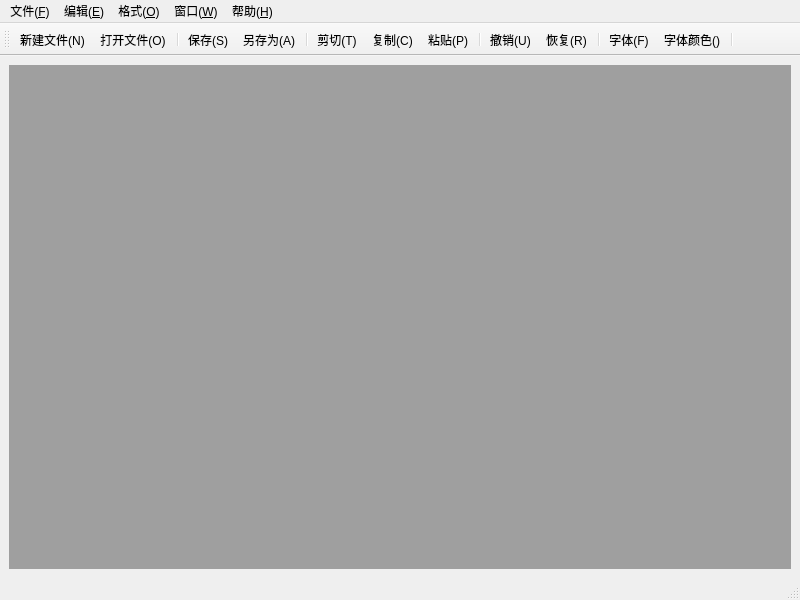
<?xml version="1.0" encoding="UTF-8"?>
<ui version="4.0">
 <class>MainWindow</class>
 <widget class="QMainWindow" name="MainWindow">
  <property name="geometry">
   <rect>
    <x>0</x>
    <y>0</y>
    <width>800</width>
    <height>600</height>
   </rect>
  </property>
  <property name="windowTitle">
   <string>MainWindow</string>
  </property>
  <widget class="QWidget" name="centralwidget">
   <layout class="QGridLayout" name="gridLayout">
    <item row="0" column="0">
     <widget class="QMdiArea" name="mdiArea"/>
    </item>
   </layout>
  </widget>
  <widget class="QMenuBar" name="menubar">
   <property name="geometry">
    <rect>
     <x>0</x>
     <y>0</y>
     <width>800</width>
     <height>26</height>
    </rect>
   </property>
   <widget class="QMenu" name="menu_F">
    <property name="title">
     <string>文件(&amp;F)</string>
    </property>
    <addaction name="actionNew"/>
    <addaction name="actionOpen"/>
    <addaction name="actionPrint"/>
    <addaction name="actionPrintPreview"/>
    <addaction name="actionCreatePDF"/>
    <addaction name="separator"/>
    <addaction name="actionSave"/>
    <addaction name="actionSaveAs"/>
    <addaction name="separator"/>
    <addaction name="actionExit"/>
   </widget>
   <widget class="QMenu" name="menu_E">
    <property name="title">
     <string>编辑(&amp;E)</string>
    </property>
    <addaction name="actionUndo"/>
    <addaction name="actionRedo"/>
    <addaction name="separator"/>
    <addaction name="actionCut"/>
    <addaction name="actionCopy"/>
    <addaction name="actionPaste"/>
    <addaction name="separator"/>
    <addaction name="actionFind"/>
    <addaction name="actionReplace"/>
   </widget>
   <widget class="QMenu" name="menu_W">
    <property name="title">
     <string>窗口(&amp;W)</string>
    </property>
    <addaction name="actionClose"/>
    <addaction name="actionCloseAll"/>
    <addaction name="separator"/>
    <addaction name="actionTile"/>
    <addaction name="actionCascade"/>
    <addaction name="separator"/>
    <addaction name="actionNext"/>
    <addaction name="actionPrevious"/>
   </widget>
   <widget class="QMenu" name="menu_H">
    <property name="title">
     <string>帮助(&amp;H)</string>
    </property>
    <addaction name="actionAbout"/>
    <addaction name="actionAboutQt"/>
   </widget>
   <widget class="QMenu" name="menu_O">
    <property name="title">
     <string>格式(&amp;O)</string>
    </property>
    <addaction name="actionFont"/>
    <addaction name="actionFontColor"/>
   </widget>
   <addaction name="menu_F"/>
   <addaction name="menu_E"/>
   <addaction name="menu_O"/>
   <addaction name="menu_W"/>
   <addaction name="menu_H"/>
  </widget>
  <widget class="QStatusBar" name="statusbar"/>
  <widget class="QToolBar" name="toolBar">
   <property name="windowTitle">
    <string>toolBar</string>
   </property>
   <attribute name="toolBarArea">
    <enum>TopToolBarArea</enum>
   </attribute>
   <attribute name="toolBarBreak">
    <bool>false</bool>
   </attribute>
   <addaction name="actionNew"/>
   <addaction name="actionOpen"/>
   <addaction name="separator"/>
   <addaction name="actionSave"/>
   <addaction name="actionSaveAs"/>
   <addaction name="separator"/>
   <addaction name="actionCut"/>
   <addaction name="actionCopy"/>
   <addaction name="actionPaste"/>
   <addaction name="separator"/>
   <addaction name="actionUndo"/>
   <addaction name="actionRedo"/>
   <addaction name="separator"/>
   <addaction name="actionFont"/>
   <addaction name="actionFontColor"/>
   <addaction name="separator"/>
  </widget>
  <action name="actionNew">
   <property name="icon">
    <iconset resource="myimages.qrc">
     <normaloff>:/image/images/new.png</normaloff>:/image/images/new.png</iconset>
   </property>
   <property name="text">
    <string>新建文件(&amp;N)</string>
   </property>
   <property name="shortcut">
    <string>Ctrl+N</string>
   </property>
  </action>
  <action name="actionOpen">
   <property name="icon">
    <iconset resource="myimages.qrc">
     <normaloff>:/image/images/open.png</normaloff>:/image/images/open.png</iconset>
   </property>
   <property name="text">
    <string>打开文件(&amp;O)...</string>
   </property>
   <property name="shortcut">
    <string>Ctrl+O</string>
   </property>
  </action>
  <action name="actionSave">
   <property name="icon">
    <iconset resource="myimages.qrc">
     <normaloff>:/image/images/save.png</normaloff>:/image/images/save.png</iconset>
   </property>
   <property name="text">
    <string>保存(&amp;S)</string>
   </property>
   <property name="shortcut">
    <string>Ctrl+S</string>
   </property>
  </action>
  <action name="actionSaveAs">
   <property name="icon">
    <iconset resource="myimages.qrc">
     <normaloff>:/image/images/saveAs.png</normaloff>:/image/images/saveAs.png</iconset>
   </property>
   <property name="text">
    <string>另存为(&amp;A)...</string>
   </property>
  </action>
  <action name="actionExit">
   <property name="icon">
    <iconset resource="myimages.qrc">
     <normaloff>:/image/images/exit.png</normaloff>:/image/images/exit.png</iconset>
   </property>
   <property name="text">
    <string>退出(&amp;X)</string>
   </property>
  </action>
  <action name="actionUndo">
   <property name="icon">
    <iconset resource="myimages.qrc">
     <normaloff>:/image/images/undo.png</normaloff>:/image/images/undo.png</iconset>
   </property>
   <property name="text">
    <string>撤销(&amp;U)</string>
   </property>
   <property name="shortcut">
    <string>Ctrl+Z</string>
   </property>
  </action>
  <action name="actionRedo">
   <property name="icon">
    <iconset resource="myimages.qrc">
     <normaloff>:/image/images/redo.png</normaloff>:/image/images/redo.png</iconset>
   </property>
   <property name="text">
    <string>恢复(&amp;R)</string>
   </property>
   <property name="shortcut">
    <string>Ctrl+Y</string>
   </property>
  </action>
  <action name="actionCut">
   <property name="icon">
    <iconset resource="myimages.qrc">
     <normaloff>:/image/images/cut.png</normaloff>:/image/images/cut.png</iconset>
   </property>
   <property name="text">
    <string>剪切(&amp;T)</string>
   </property>
   <property name="shortcut">
    <string>Ctrl+X</string>
   </property>
  </action>
  <action name="actionCopy">
   <property name="icon">
    <iconset resource="myimages.qrc">
     <normaloff>:/image/images/copy.png</normaloff>:/image/images/copy.png</iconset>
   </property>
   <property name="text">
    <string>复制(&amp;C)</string>
   </property>
   <property name="toolTip">
    <string>复制(&amp;C)</string>
   </property>
   <property name="shortcut">
    <string>Ctrl+C</string>
   </property>
  </action>
  <action name="actionPaste">
   <property name="icon">
    <iconset resource="myimages.qrc">
     <normaloff>:/image/images/paste.png</normaloff>:/image/images/paste.png</iconset>
   </property>
   <property name="text">
    <string>粘贴(&amp;P)</string>
   </property>
   <property name="shortcut">
    <string>Ctrl+V</string>
   </property>
  </action>
  <action name="actionClose">
   <property name="text">
    <string>关闭(&amp;O)</string>
   </property>
   <property name="toolTip">
    <string>关闭(&amp;O)</string>
   </property>
  </action>
  <action name="actionCloseAll">
   <property name="text">
    <string>关闭所有窗口(&amp;A)</string>
   </property>
   <property name="toolTip">
    <string>关闭所有窗口(&amp;A)</string>
   </property>
  </action>
  <action name="actionTile">
   <property name="text">
    <string>平铺(&amp;T)</string>
   </property>
   <property name="toolTip">
    <string>平铺(&amp;T)</string>
   </property>
  </action>
  <action name="actionCascade">
   <property name="text">
    <string>层叠(&amp;C)</string>
   </property>
   <property name="toolTip">
    <string>层叠(&amp;C)</string>
   </property>
  </action>
  <action name="actionNext">
   <property name="icon">
    <iconset resource="myimages.qrc">
     <normaloff>:/image/images/next.png</normaloff>:/image/images/next.png</iconset>
   </property>
   <property name="text">
    <string>下一个(&amp;X)</string>
   </property>
   <property name="toolTip">
    <string>下一个(&amp;X)</string>
   </property>
   <property name="shortcut">
    <string>Ctrl+Tab</string>
   </property>
  </action>
  <action name="actionPrevious">
   <property name="icon">
    <iconset resource="myimages.qrc">
     <normaloff>:/image/images/previous.png</normaloff>:/image/images/previous.png</iconset>
   </property>
   <property name="text">
    <string>前一个(&amp;V)</string>
   </property>
   <property name="toolTip">
    <string>前一个(&amp;V)</string>
   </property>
   <property name="shortcut">
    <string>Ctrl+Shift+Backspace</string>
   </property>
  </action>
  <action name="actionAbout">
   <property name="icon">
    <iconset resource="myimages.qrc">
     <normaloff>:/image/images/about.png</normaloff>:/image/images/about.png</iconset>
   </property>
   <property name="text">
    <string>关于(&amp;A)</string>
   </property>
   <property name="toolTip">
    <string>关于(&amp;A)</string>
   </property>
  </action>
  <action name="actionAboutQt">
   <property name="text">
    <string>关于Qt(&amp;Q)</string>
   </property>
   <property name="toolTip">
    <string>关于Qt(&amp;Q)</string>
   </property>
  </action>
  <action name="actionFont">
   <property name="icon">
    <iconset resource="myimages.qrc">
     <normaloff>:/image/images/font.png</normaloff>:/image/images/font.png</iconset>
   </property>
   <property name="text">
    <string>字体(&amp;F)</string>
   </property>
  </action>
  <action name="actionFontColor">
   <property name="icon">
    <iconset resource="myimages.qrc">
     <normaloff>:/image/images/textcolor.png</normaloff>:/image/images/textcolor.png</iconset>
   </property>
   <property name="text">
    <string>字体颜色()</string>
   </property>
  </action>
  <action name="actionPrint">
   <property name="icon">
    <iconset resource="myimages.qrc">
     <normaloff>:/image/images/fileprint.png</normaloff>:/image/images/fileprint.png</iconset>
   </property>
   <property name="text">
    <string>打印</string>
   </property>
   <property name="shortcut">
    <string>Ctrl+P</string>
   </property>
  </action>
  <action name="actionPrintPreview">
   <property name="text">
    <string>打印预览</string>
   </property>
  </action>
  <action name="actionCreatePDF">
   <property name="text">
    <string>导出PDF</string>
   </property>
  </action>
  <action name="actionFind">
   <property name="text">
    <string>查找(&amp;F)</string>
   </property>
   <property name="shortcut">
    <string>Ctrl+F</string>
   </property>
  </action>
  <action name="actionReplace">
   <property name="text">
    <string>替换(&amp;R)</string>
   </property>
  </action>
 </widget>
 <resources>
  <include location="myimages.qrc"/>
 </resources>
 <connections/>
</ui>
